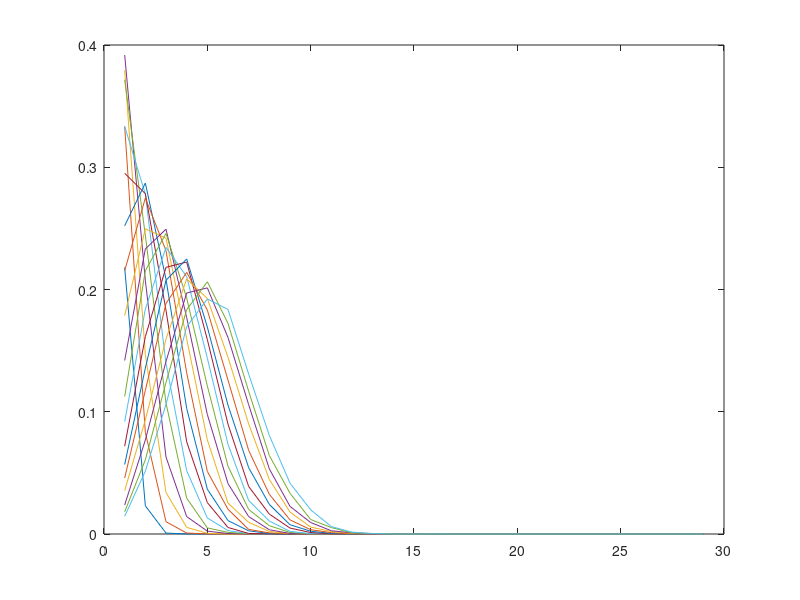
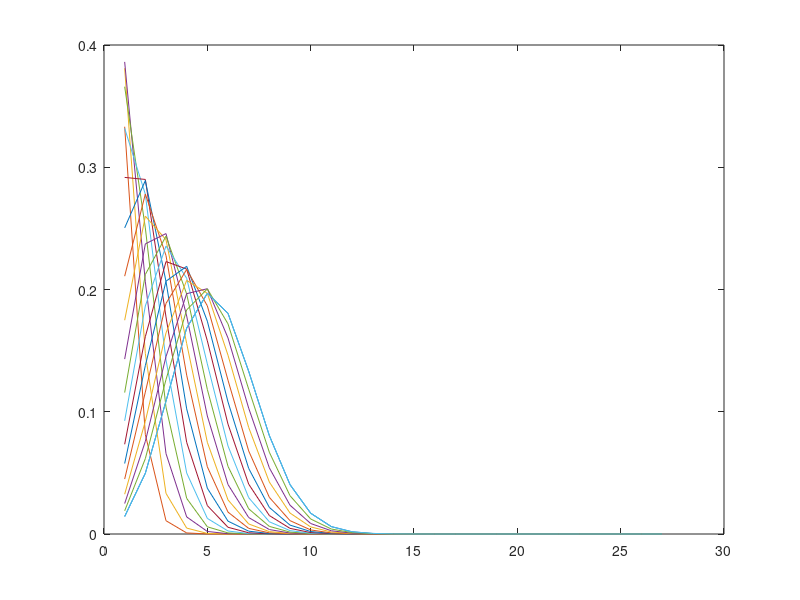

Source code (MATLAB) for these figures, in order:
% scr test the probability of sums in the diagonal of random matrices with
% alpha connectivity level.
% This experiment is done to test the expected diagonal value in a Rouse
% matrix with extra connectors 
clear all 
close all 

N              = 30; % num cells
m              = 12;  % expected sum
alpha          = 0.1;
numAlphas      = 20;
numExperiments = 500;
s              = zeros(N-1,numAlphas);
sMat           = zeros(N,N,numAlphas);
for alphaIdx = 1:numAlphas
    
 numConnectors = floor(0.01*alphaIdx*(N-1)*(N/2-1));
 diagSum       = zeros(N,numExperiments);
% choose random cells in the upper triangular matrix removing the super
% diagonal

for expIdx =1:numExperiments
    z     = zeros(1,(N-1)*(N/2-1));
    rp    = randperm((N-1)*(N/2 -1));
    rp    = rp(1:numConnectors);
    z(rp) = 1;
    % translate the choices into the matrix
    mat = zeros(N);
    for mIdx = 1:N-2
        mat(mIdx,mIdx+2:end) = z(1:N-mIdx-1);
        z = z(N-mIdx:end);
    end
    mat                = (mat+mat');
    diagSum(:,expIdx)  = sum(mat,2);
    sMat(:,:,alphaIdx) = sMat(:,:,alphaIdx)+mat;
end

% calculate the fraction of times the sum equals m

for mIdx = 1:N-3
  s(mIdx,alphaIdx) = sum(diagSum(:)==mIdx)/(N*numExperiments);
end
diagEqn =  @(N,nc,n) nchoosek((N-2)*(N-1)/2 -(N-3),nc-n).*nchoosek(N-3,n)./nchoosek((N-2)*(N-1)/2, nc);

for mIdx = 1:N-3
    if mIdx<=numConnectors
     gs(mIdx,alphaIdx) = diagEqn(N,numConnectors,mIdx);
    end
end

end

% diagEqn = @(N,n,alpha) (nchoosek(N-1,n)./nchoosek((N-1).*(N./2 -1),floor(alpha.*(N-1).*(N./2 -1))));%.*((1./((N-1).*(N./2 -1))).^(n)) .*((1-(1/((N-1)*(N/2 -1)))).^(N-1-n))
diagEqn =  @(N,nc,n) nchoosek((N-2)*(N-1)/2 -(N-3),nc-n).*nchoosek(N-3,n)./nchoosek((N-2)*(N-1)/2, nc);
for mIdx = 1:N-3
    gs(mIdx) = diagEqn(N,numConnectors,mIdx);
end

figure, plot(s), 
figure, plot(gs)
